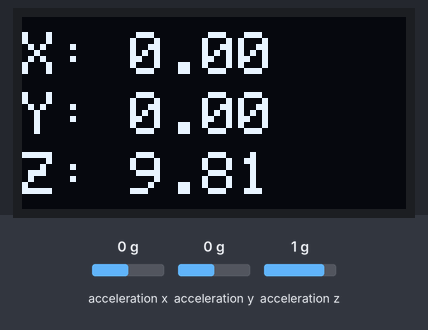
A sketch run on a simulated Arduino Uno, built with avr-gcc and run on an emulated ATmega328P. Parts: 128×64 one-colour display. The test bench sets the inputs (shaded band); at power-on: acceleration x 0 g, acceleration y 0 g, acceleration z 1 g. What the sketch prints to the serial monitor is not drawn.

Above: at 1.2 s.
1.3 s: acceleration x set to -1.4 g
At 2.6 s:
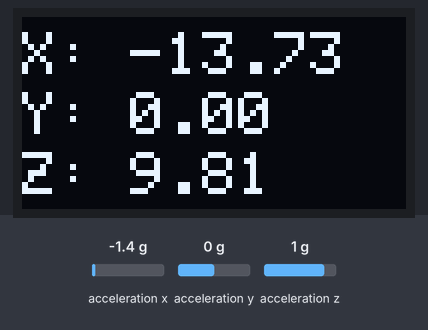
2.9 s: acceleration y set to -1.4 g
At 3.4 s:
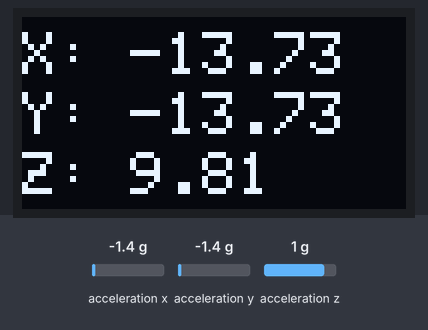
4.5 s: acceleration z set to -1.4 g
At 5.4 s:
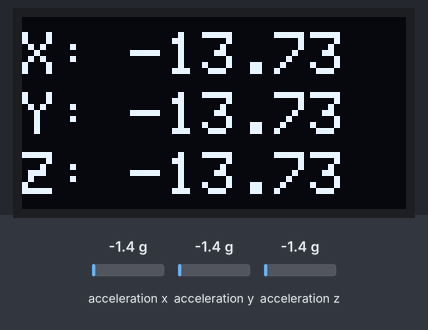
6.1 s: acceleration x set to -0.8 g
At 7.4 s:
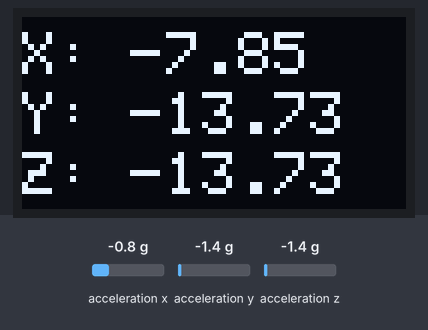
7.7 s: acceleration y set to -0.8 g
At 8.3 s:
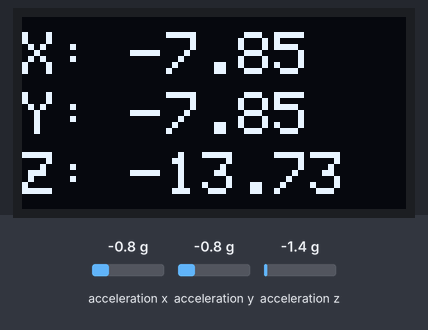
9.3 s: acceleration z set to 1.4 g
At 10.3 s:
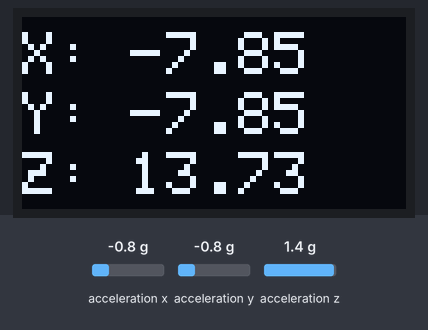
Timing chart, 0 to 12.0 s (numbered marks = the images above; inputs shaded):
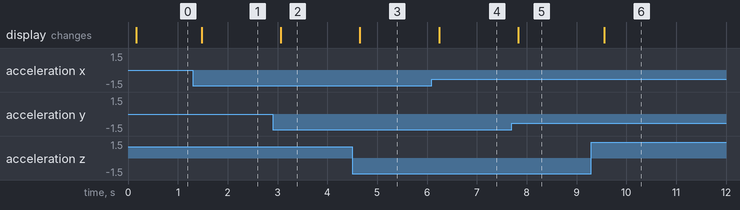

Measured:
- after the input at 1.3 s, the display: changes after 0.18 s (image 1)
- after the input at 2.9 s, the display: changes after 0.17 s (image 2)
- after the input at 4.5 s, the display: changes after 0.15 s (image 3)
- after the input at 6.1 s, the display: changes after 0.15 s (image 4)
- after the input at 7.7 s, the display: changes after 0.13 s (image 5)
- after the input at 9.3 s, the display: changes after 0.25 s (image 6)

The sketch:

ADXl345WithOled.ino
```cpp
#include <Wire.h>
#include <Adafruit_GFX.h>
#include <Adafruit_SH1106.h>
#include <Adafruit_Sensor.h>
#include <Adafruit_ADXL345_U.h>

Adafruit_ADXL345_Unified accel = Adafruit_ADXL345_Unified();

#define SCREEN_WIDTH 128 // OLED display width, in pixels
#define SCREEN_HEIGHT 64 // OLED display height, in pixels

#define OLED_RESET -1
Adafruit_SH1106 display(OLED_RESET);

void setup() {
  Serial.begin(115200);
  Wire.begin();

  //Wire.beginTransmission(0x53);
  //Wire.write(0x2C);
  //Wire.write(0x08);
  //Wire.endTransmission();

  //Wire.beginTransmission(0x53);
  //Wire.write(0x31);
  //Wire.write(0x08);
  //Wire.endTransmission();

  //Wire.beginTransmission(0x53);
  //Wire.write(0x2D);
  //Wire.write(0x08);
  //Wire.endTransmission();


  display.begin(SH1106_SWITCHCAPVCC, 0x3C);
  if(!accel.begin())
   {
      Serial.println("No ADXL345 sensor detected.");
      while(1);
   }
  //delay(2000);
  display.clearDisplay();
  display.setTextColor(WHITE);
}

void loop() {
  sensors_event_t event;
  accel.getEvent(&event);
  delay(100);
  display.clearDisplay();

  /*Wire.beginTransmission(0x53);
  Wire.write(0x32);
  Wire.endTransmission();
  Wire.requestFrom(0x53, 1);
  byte x0 = Wire.read();

  Wire.beginTransmission(0x53);
  Wire.write(0x33);
  Wire.endTransmission();
  Wire.requestFrom(0x53, 1);
  byte x1 = Wire.read();
  x1 = x1 & 0x03;

  uint16_t x = (x1 << 8) + x0;
  int16_t xf = x;
  if(xf > 511)
  {
    xf = xf - 1024;
  }
  float xa = xf * 0.004;*/
  Serial.print("X = ");
  //Serial.print(xa);
  //Serial.print(" g");
  Serial.print(event.acceleration.x); Serial.print("  ");

  display.setTextSize(2);
  display.setCursor(0,5);
  display.print("X: ");
  display.print(event.acceleration.x);
  //display.print(" g");


  /*Wire.beginTransmission(0x53);
  Wire.write(0x34);
  Wire.endTransmission();
  Wire.requestFrom(0x53, 1);
  byte y0 = Wire.read();

  Wire.beginTransmission(0x53);
  Wire.write(0x35);
  Wire.endTransmission();
  Wire.requestFrom(0x53, 1);
  byte y1 = Wire.read();
  y1 = y1 & 0x03;

  uint16_t y = (y1 << 8) + y0;
  int16_t yf = y;
  if(yf > 511)
  {
    yf = yf - 1024;
  }
  float ya = yf * 0.004;*/

  Serial.print("Y = ");
 /* Serial.print(ya);
  Serial.print(" g");
  Serial.println(); */
  Serial.print(event.acceleration.y); Serial.print("  ");

  display.setTextSize(2);
  display.setCursor(0,25);
  display.print("Y: ");
  display.print(event.acceleration.y);
  //display.print(" g");

  /*Wire.beginTransmission(0x53);
  Wire.write(0x36);
  Wire.endTransmission();
  Wire.requestFrom(0x53, 1);
  byte z0 = Wire.read();

  Wire.beginTransmission(0x53);
  Wire.write(0x37);
  Wire.endTransmission();
  Wire.requestFrom(0x53, 1);
  byte z1 = Wire.read();
  z1 = z1 & 0x03;

  uint16_t z = (z1 << 8) + z0;
  int16_t zf = z;
  if(zf > 511)
  {
    zf = zf - 1024;
  }
  float za = zf * 0.004;*/

  Serial.print("Z = ");
  /*Serial.print(za);
  Serial.print(" g");
  Serial.println(); */
  Serial.print(event.acceleration.z); Serial.print("  ");
  Serial.println();

  display.setTextSize(2);
  display.setCursor(0,45);
  display.print("Z: ");
  display.print(event.acceleration.z);
  //display.print(" g");

  display.display();
//delay(250);
}
```
